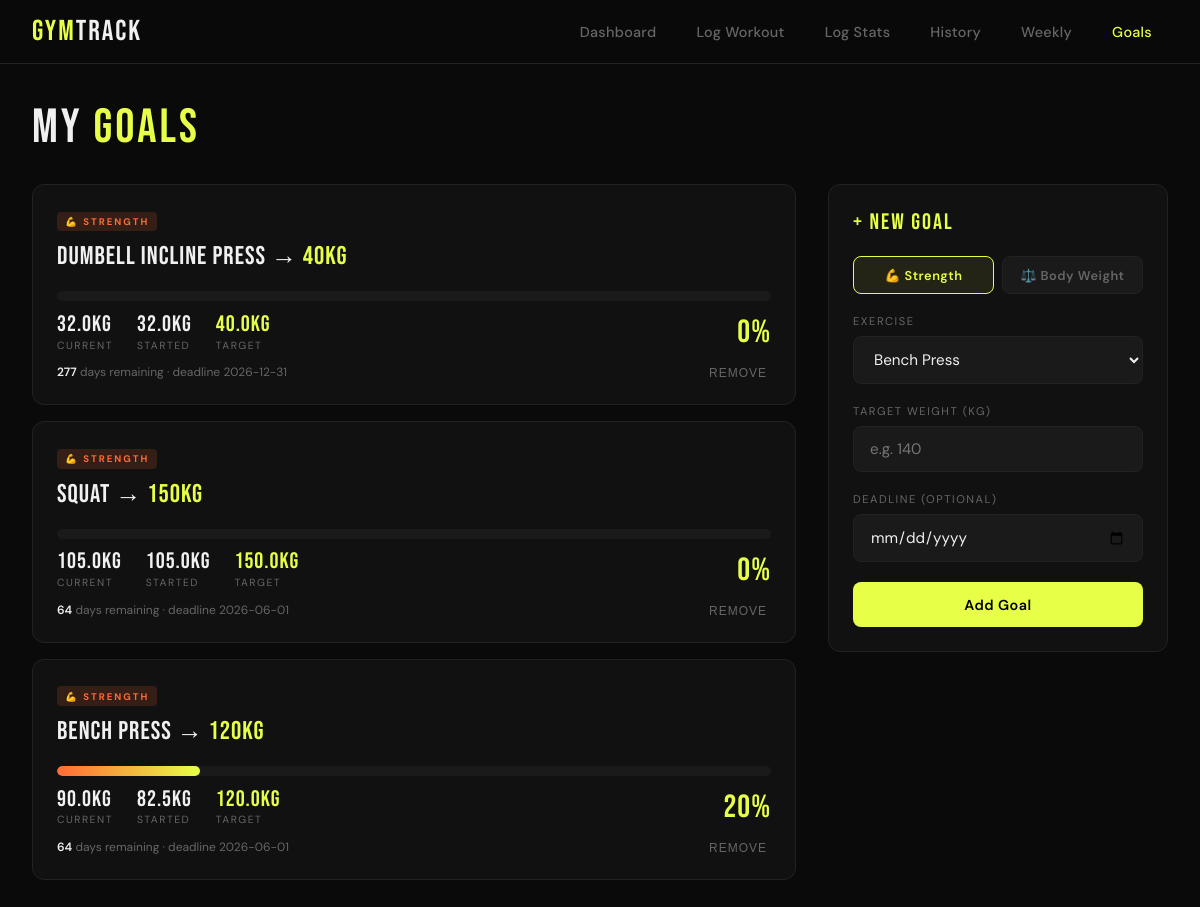
The page /goals on the database its author committed.
### tables this page shows
CREATE TABLE goals (
            id INTEGER PRIMARY KEY AUTOINCREMENT,
            type TEXT NOT NULL,         -- 'strength' or 'bodyweight'
            exercise TEXT,              -- for strength goals
            target_kg REAL NOT NULL,
            start_kg REAL,
            deadline TEXT,
            created_at TEXT DEFAULT CURRENT_TIMESTAMP
        );

### app.py (the view, shortened to what this page needs)
@app.route("/goals", methods=["GET", "POST"])
def goals():
    conn = get_db()
    all_goals = compute_goals(conn)
    exercises = [r["exercise"] for r in conn.execute(
        "SELECT DISTINCT exercise FROM workouts ORDER BY exercise"
    ).fetchall()]
    conn.close()
    return render_template("goals.html",
        goals=all_goals,
        exercises=exercises,
        today=datetime.now().strftime("%Y-%m-%d")
    )

### app.py (called while the page is built)
def get_db():
    conn = sqlite3.connect(DB_PATH)
    conn.row_factory = sqlite3.Row
    return conn

### templates/goals.html (shortened to what this page needs)
{% extends "base.html" %}
{% block content %}
<div class="page-title">MY <span>GOALS</span></div>
<div class="goals-layout">
    <div>
        {% if goals %}
            {% for g in goals %}
            <div class="goal-card {% if g.done %}done{% endif %}">
                <div class="goal-type-tag {{ g.type }}">
                    {% if g.type == 'strength' %}💪 Strength{% else %}⚖️ Body Weight{% endif %}
                </div>
                <div class="goal-title">
                    {% if g.type == 'strength' %}
                        {{ g.exercise }} → <span>{{ g.target_kg|int }}kg</span>
                    {% else %}
                        Body Weight → <span>{{ g.target_kg }}kg</span>
                    {% endif %}
                </div>
                <div class="progress-track">
                    <div class="progress-fill {% if g.done %}done-fill{% endif %}"
                         data-pct="{{ g.progress_pct }}"></div>
                </div>
                <div class="goal-meta">
                    <div class="goal-numbers">
                        <div class="goal-num">
                            <span class="val current">{{ "%.1f"|format(g.current_kg) }}kg</span>
                            <span class="lbl">Current</span>
                        </div>
                        <div class="goal-num">
                            <span class="val">{{ "%.1f"|format(g.start_kg or 0) }}kg</span>
                            <span class="lbl">Started</span>
                        </div>
                        <div class="goal-num">
                            <span class="val target">{{ g.target_kg }}kg</span>
                            <span class="lbl">Target</span>
                        </div>
                    </div>
                    <div class="pct-badge {% if g.done %}done-pct{% endif %}">{{ g.progress_pct }}%</div>
                </div>
                {% if g.deadline %}
                <div class="deadline-chip">
                    {% if g.days_left is not none %}
                        {% if g.done %}
                            🎯 Goal complete
                        {% elif g.days_left < 0 %}
                            <span class="overdue">⚠ {{ g.days_left|abs }} days overdue</span>
                        {% elif g.days_left == 0 %}
                            <span class="overdue">⚠ Due today!</span>
                        {% else %}
                            <span class="days">{{ g.days_left }}</span> days remaining · deadline {{ g.deadline }}
                        {% endif %}
                    {% endif %}
                </div>
                {% endif %}
                {% if not g.done %}
                <form method="POST" action="{{ url_for('delete_goal', goal_id=g.id) }}" style="display:inline">
                    <button class="delete-btn" type="submit" onclick="return confirm('Remove this goal?')">Remove</button>
                </form>
                {% endif %}
            </div>
            {% endfor %}
        {% else %}
            <div class="empty-state">
                <div class="big">NO GOALS YET</div>
                <p>Set your first goal using the panel →</p>
            </div>
        {% endif %}
    </div>
    <div class="form-panel">
        <div class="panel-title">+ NEW GOAL</div>
        <form method="POST" action="{{ url_for('goals') }}">
            <div class="type-toggle">
                <div class="type-btn active" onclick="setType('strength', this)">💪 Strength</div>
                <div class="type-btn" onclick="setType('bodyweight', this)">⚖️ Body Weight</div>
            </div>
            <div class="form-group" id="exercise-field">
                <label>Exercise</label>
                {% if exercises %}
                <select name="exercise">
                    {% for ex in exercises %}
                    <option value="{{ ex }}">{{ ex }}</option>
                    {% endfor %}
                </select>
                {% else %}
                <input type="text" name="exercise" placeholder="e.g. Squat">
                {% endif %}
            </div>
            <div class="form-group">
                <label id="target-label">Target Weight (kg)</label>
                <input type="number" name="target_kg" step="0.5" min="0" placeholder="e.g. 140" required>
            </div>
            <div class="form-group">
                <label>Deadline (optional)</label>
                <input type="date" name="deadline" min="{{ today }}">
            </div>
            <button class="btn" type="submit" style="width:100%">Add Goal</button>
        </form>
    </div>
</div>
{% endblock %}

### templates/base.html (style rules this page uses)
:root { --bg: #0a0a0a; --surface: #111111; --surface2: #1a1a1a; --border: #222222; --accent: #e8ff47; --accent2: #ff6b35; --text: #f0f0f0; --muted: #666666; --success: #4ade80; }
* { margin: 0; padding: 0; box-sizing: border-box; }
body { background: var(--bg); color: var(--text); font-family: 'DM Sans', sans-serif; font-weight: 400; min-height: 100vh; }
.page-title { font-family: 'Bebas Neue', sans-serif; font-size: 3rem; letter-spacing: 3px; margin-bottom: 2rem; line-height: 1; }
.page-title span { color: var(--accent); }
.form-group { margin-bottom: 1.25rem; }
label { display: block; font-size: 0.7rem; letter-spacing: 1.5px; text-transform: uppercase; color: var(--muted); margin-bottom: 0.5rem; }
input, textarea, select { width: 100%; background: var(--surface2); border: 1px solid var(--border); border-radius: 8px; color: var(--text); padding: 0.75rem 1rem; font-size: 0.95rem; font-family: 'DM Sans', sans-serif; transition: border-color 0.15s; outline: none; }
.btn { display: inline-block; padding: 0.85rem 2rem; background: var(--accent); color: #000; border: none; border-radius: 8px; font-family: 'DM Sans', sans-serif; font-weight: 600; font-size: 0.9rem; cursor: pointer; letter-spacing: 0.5px; transition: all 0.15s; text-decoration: none; }

### templates/goals.html (style rules this page uses)
.goals-layout { display: grid; grid-template-columns: 1fr 340px; gap: 2rem; align-items: start; }
.goal-card { background: var(--surface); border: 1px solid var(--border); border-radius: 12px; padding: 1.5rem; margin-bottom: 1rem; position: relative; overflow: hidden; transition: border-color 0.2s; }
.goal-type-tag { display: inline-block; font-size: 0.6rem; letter-spacing: 2px; text-transform: uppercase; font-weight: 700; padding: 0.2rem 0.5rem; border-radius: 4px; margin-bottom: 0.75rem; }
.goal-type-tag.strength { background: rgba(255,107,53,0.15); color: var(--accent2); }
.goal-title { font-family: 'Bebas Neue', sans-serif; font-size: 1.6rem; letter-spacing: 1px; margin-bottom: 1.25rem; line-height: 1.1; }
.goal-title span { color: var(--accent); }
.progress-track { background: var(--surface2); border-radius: 999px; height: 10px; width: 100%; margin-bottom: 0.6rem; overflow: hidden; }
.progress-fill { height: 100%; border-radius: 999px; background: linear-gradient(90deg, var(--accent2), var(--accent)); width: 0%; transition: width 1s cubic-bezier(0.4, 0, 0.2, 1); }
.goal-meta { display: flex; justify-content: space-between; align-items: center; margin-top: 0.75rem; }
.goal-numbers { display: flex; gap: 1.5rem; }
.goal-num { display: flex; flex-direction: column; }
.goal-num .val { font-family: 'Bebas Neue', sans-serif; font-size: 1.4rem; letter-spacing: 1px; line-height: 1; }
.goal-num .val.current { color: var(--text); }
.goal-num .val.target { color: var(--accent); }
.goal-num .lbl { font-size: 0.65rem; letter-spacing: 1.5px; text-transform: uppercase; color: var(--muted); margin-top: 0.15rem; }
.pct-badge { font-family: 'Bebas Neue', sans-serif; font-size: 2rem; letter-spacing: 1px; color: var(--accent); }
.deadline-chip { font-size: 0.75rem; color: var(--muted); margin-top: 0.75rem; }
.deadline-chip .days { color: var(--text); font-weight: 600; }
.delete-btn { position: absolute; bottom: 1.25rem; right: 1.25rem; background: none; border: none; color: var(--muted); cursor: pointer; font-size: 0.75rem; letter-spacing: 1px; text-transform: uppercase; padding: 0.25rem 0.5rem; border-radius: 4px; transition: all 0.15s; }
.form-panel { background: var(--surface); border: 1px solid var(--border); border-radius: 12px; padding: 1.5rem; position: sticky; top: 80px; }
.form-panel .panel-title { font-family: 'Bebas Neue', sans-serif; font-size: 1.4rem; letter-spacing: 2px; margin-bottom: 1.25rem; color: var(--accent); }
.type-toggle { display: grid; grid-template-columns: 1fr 1fr; gap: 0.5rem; margin-bottom: 1.25rem; }
.type-btn { padding: 0.6rem; border: 1px solid var(--border); background: var(--surface2); color: var(--muted); border-radius: 8px; cursor: pointer; font-family: 'DM Sans', sans-serif; font-size: 0.8rem; font-weight: 600; letter-spacing: 0.5px; transition: all 0.15s; text-align: center; }
.type-btn.active { border-color: var(--accent); color: var(--accent); background: rgba(232,255,71,0.08); }
#exercise-field { transition: opacity 0.2s; }

### rows shown on the page
goals: type "💪 STRENGTH", exercise "Dumbell Incline Press", target_kg "40", current_kg "32.0", start_kg "32.0", target_kg "40.0", progress_pct "0", days_left "277", deadline "2026-12-31"
goals: type "💪 STRENGTH", exercise "Squat", target_kg "150", current_kg "105.0", start_kg "105.0", target_kg "150.0", progress_pct "0", days_left "64", deadline "2026-06-01"
goals: type "💪 STRENGTH", exercise "Bench Press", target_kg "120", current_kg "90.0", start_kg "82.5", target_kg "120.0", progress_pct "20", days_left "64", deadline "2026-06-01"

### other values the page prints
form field exercise "Bench Press"
